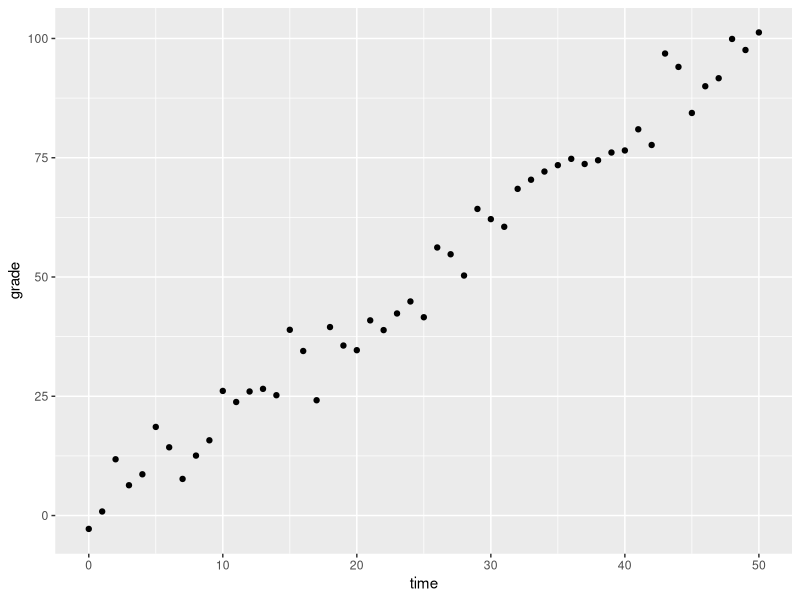
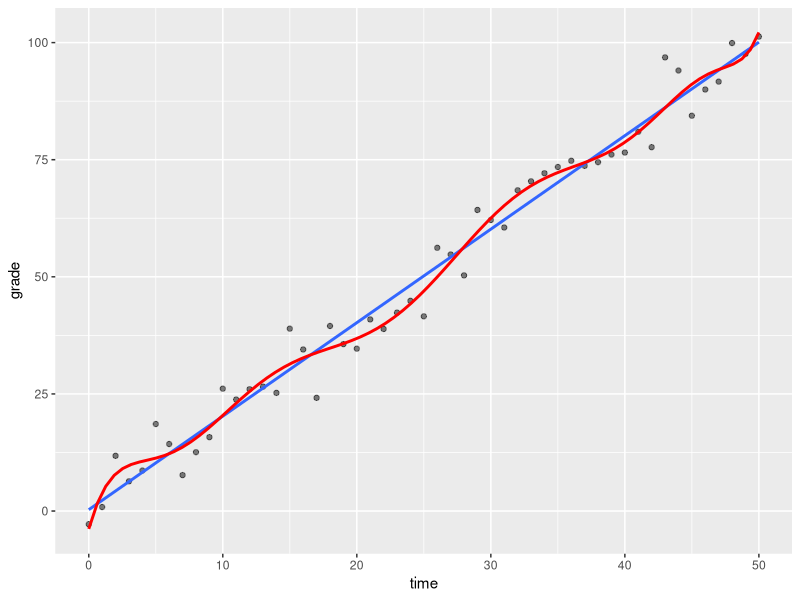
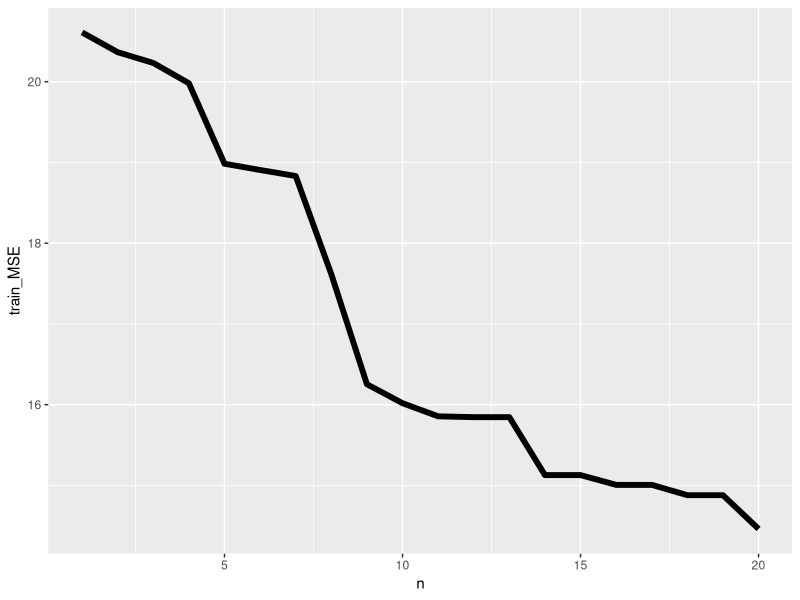
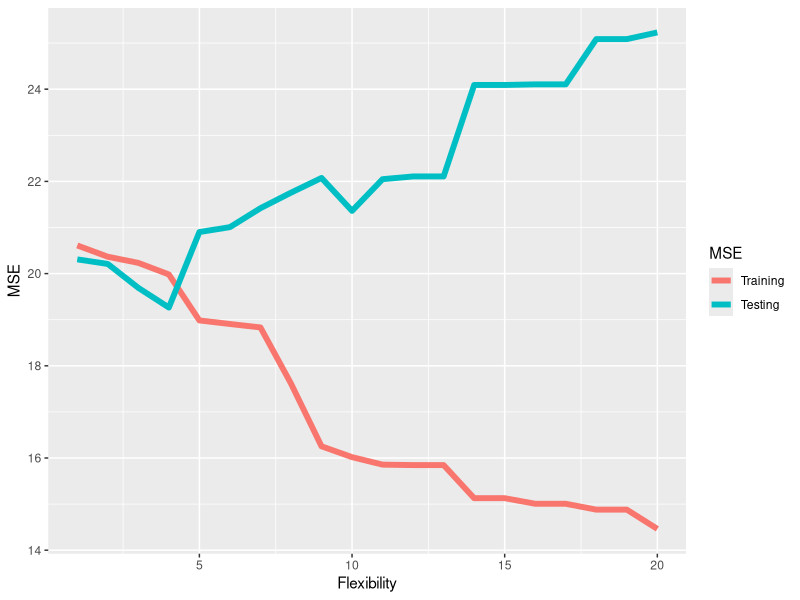

These charts were generated, in order, by the following R code:
## ---- chunk 1
knitr::opts_chunk$set(collapse=TRUE, prompt=TRUE,comment=NULL,message=FALSE, include=TRUE, fig.height = 4, fig.width = 8)
## ---- chunk 2
mypacks <- c("ggplot2","dplyr")  # what packages are needed?
packs <- installed.packages()   # find installed package list
install.me <- mypacks[!(mypacks %in% packs[,"Package"])]  #what needs to be installed?
if (length(install.me) >= 1) install.packages(install.me, repos = "http://cran.us.r-project.org")   # install (if needed)
lapply(mypacks, library, character.only=TRUE)  # load all packages
## ---- chunk 3
set.seed(123) #This sets the random number generator seed so that all our data lines up
time=(0:50)
sim_data <- data.frame(time,grade=2*time+rnorm(length(time),0,5))
ggplot(data=sim_data,aes(x=time,y=grade)) + geom_point(alpha=1) 
## ---- chunk 4
ggplot(data=sim_data,aes(x=time,y=grade)) + geom_point(alpha=0.5) + geom_smooth(method="lm",se=FALSE) + 
   geom_smooth(method="lm",formula=y ~ poly(x,10,raw=TRUE),se=FALSE,color="red")
## ---- chunk 5
calc_MSE <- function(n,data) {
  lm_output <- lm(grade~poly(time,n,raw=TRUE),data=sim_data) 
  residuals=data$grade-lm_output$fitted.values
  mean(residuals^2)
}
## ---- chunk 6
n=1:20 #set our n
MSE_table <- data.frame(n,train_MSE=sapply(n,calc_MSE,sim_data)) #assign n and MSE to MSE_table

ggplot(MSE_table,aes(x=n,y=train_MSE)) + geom_line(size=2) #plot the results

## ---- chunk 7
testing_data <- data.frame(time,grade=2*time+rnorm(length(time),0,5))
## ---- chunk 8
MSE_table$test_MSE <- sapply(n,calc_MSE,testing_data) #add testing MSE

ggplot(MSE_table) + geom_line(aes(x=n,y=train_MSE,color="a"),size=2) + geom_line(aes(x=n,y=test_MSE,color="b"), size=2) + 
  labs(x="Flexibility",y="MSE") + 
  scale_color_discrete(name = "MSE", labels = c("Training", "Testing"))
